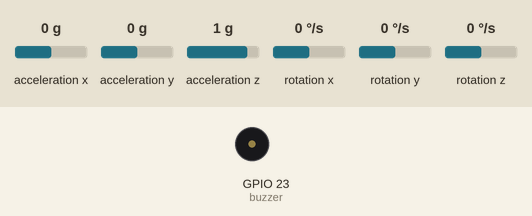
A sketch run on a simulated ESP32. Shown: buzzer (waves = sounding). Wiring (inferred from the names in the program): MPU-9250 motion sensor at I2C address 0x68. Inputs (shaded band) come from the test bench; at power-on: acceleration y 0 g, acceleration x 0 g, acceleration z 1 g, rotation x 0 °/s, rotation y 0 °/s, rotation z 0 °/s. What the sketch prints to the serial monitor is not drawn.

Above: at 6.2 s.
6.3 s: acceleration y set to -1.2 g
9.3 s: acceleration y set to -1.5 g
At 10.1 s:
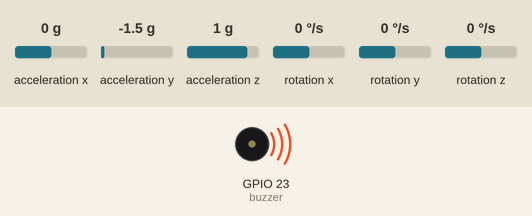
Timing chart, 0 to 12.3 s (numbered marks = the images above; inputs shaded):
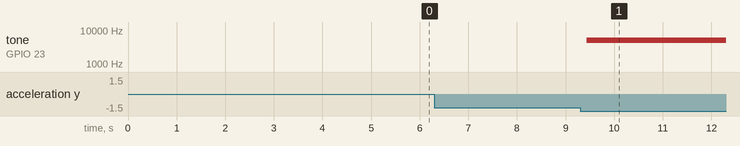

The sketch:

MPU-6050-for-lock.ino
```cpp
#include <Wire.h>
#include "gyro.h"

void setup() {

  wire();

}

void loop() {

  wirebegin();

}
```

gyro.h
```cpp
#ifndef _GYRO_H_
#define _GYRO_H_

int buzzer = 23;
int ch  = 2;
double return_angle_X();
double return_angle_Y();
double return_angle_Z();
double angle_X = return_angle_X();
double angle_Y = return_angle_Y();
double angle_Z = return_angle_Z();

void wire()
{
  Serial.begin(9600);                                // 시리얼 통신 속도 조정

  Wire.begin();                                        // i2c통신 활성화
  Wire.setClock(400000);                               // i2c통신속도 설정 함수, 속도는 100000,400000밖에 없음

  Wire.beginTransmission(0x68);                        // 슬레이브역할을 맡고있는 6050의 레지스터인 0x68(주소값)과 통신을 시작한다는 의미
  Wire.write(0x6b);
  Wire.write(0x0);
  Wire.endTransmission(true);

  ledcSetup(ch, 5000, 8);   // ch: PWM channel (0~15), freq: PWM 주파수, resolution: PWM  해상도
  ledcAttachPin(buzzer, ch);   // gpio : GPIO 핀 번호,  ch : PWM channel
  delay(5000);
}

void wirebegin()
{
  Wire.beginTransmission(0x68);
  Wire.write(0x3b);
  Wire.endTransmission(false);
  Wire.requestFrom((uint16_t)0x68,(uint8_t)14,true);

  int16_t AcXH =Wire.read();
  int16_t AcXL =Wire.read();
  int16_t AcYH =Wire.read();
  int16_t AcYL =Wire.read();
  int16_t AcZH =Wire.read();
  int16_t AcZL =Wire.read();
  int16_t TepH =Wire.read();
  int16_t TepL =Wire.read();
  int16_t GyXH =Wire.read();
  int16_t GyXL =Wire.read();
  int16_t GyYH =Wire.read();
  int16_t GyYL =Wire.read();
  int16_t GyZH =Wire.read();
  int16_t GyZL =Wire.read();   //센서가 읽어서 레지스터에 저장된 값들을 읽어와 각각 변수에 저장하는 문장들

  int16_t AcX = AcXH <<8 |AcXL;
  int16_t AcY = AcYH <<8 |AcYL;
  int16_t AcZ = AcZH <<8 |AcZL;
  int16_t GyX = GyXH <<8 |GyXL;
  int16_t GyY = GyYH <<8 |GyYL;
  int16_t GyZ = GyZH <<8 |GyZL;

  //MPU-6050보정하는 부분 시작
  static int32_t AcXSum =0, AcYSum =0, AcZSum=0; // 가속도센서의 각 축값들 1000번씩 더해서 저장할 변수선언. static활용하여 루프문 빠져나가도 변수값 유지
  static int32_t GyXSum =0, GyYSum =0, GyZSum=0; // 자이로센서                          "
  static double AcXOff =0, AcYOff =0, AcZOff=0;
  static double GyXOff =0, GyYOff =0, GyZOff=0;  // 가속도, 자이로 센서의 평균값들 저장해 놓는 변수선언. 평균때문에 소수점 나올수 있어서 double로 선언

  static int cnt_sample =1000;  // 센서들의 평군값을 구하기 위해 센서값을 읽어올 횟수를 저장할 변수 선언 1000번 더해서 1000으로 초기화
  if(cnt_sample>0)
  {
    AcXSum += AcX; AcYSum +=AcY; AcZSum +=AcZ;
    GyXSum += GyX; GyYSum +=GyY; GyZSum +=GyZ; // 각축 센서들의 값을 계속 더해준다
    cnt_sample --;
    if(cnt_sample ==0)
    {
      AcXOff = AcXSum/1000.0;
      AcYOff = AcYSum/1000.0;
      AcZOff = AcZSum/1000.0;
      GyXOff = GyXSum/1000.0;
      GyYOff = GyYSum/1000.0;
      GyZOff = GyZSum/1000.0;  // 1000번 더한 값들을 1000으로 나누어 평균값을 Off변수들에 저장하기
    }
    delay(1);
    return; // 각축의 평균값들을 구하지 못하면 67번째줄 실행X
  }

  double AcXD = AcX - AcXOff;
  double AcYD = AcY - AcYOff;
  double AcZD = AcZ - AcZOff + 16384;

  double GyXD = GyX - GyXOff;
  double GyYD = GyY - GyYOff;
  double GyZD = GyZ - GyZOff;  // 각 센서 측정값에서 센서 오차값을 뺌으로서 센서의 오차를 0으로 만들어줌
  //MPU-6050보정하는 부분 끝

  //주기시간 계산하는 부분 시작
  static unsigned long t_prev =0;  // 바로 이전에 센서를 읽은 시간을 저장
  unsigned long t_now = micros();  // micros()함수를 호출해 센서값을 측정한 현재시간을 변수에 저장
  double dt =(t_now - t_prev)/1000000.0;  // 현재값에서 이전값을 빼고 1000000.0으로 나누어 초단위로 변환후 dt에 저장
  t_prev = t_now; // 현재시간이 이전시간으로 되고 두줄위에있는 센서값에서 현재시간을 다시 추출
  //주기시간: 0.500ms정도 나옴
  //주기시간 계산하는 부분 끝


  //자이로센서가 읽은 값들로 각도표시하는 부분 시작
  const float GYROXYZ_TO_DEGREES_PER_SEC = 131;  // ->따로 설명
  double GyXR = GyXD / GYROXYZ_TO_DEGREES_PER_SEC;
  double GyYR = GyYD / GYROXYZ_TO_DEGREES_PER_SEC;
  double GyZR = GyZD / GYROXYZ_TO_DEGREES_PER_SEC;  // 보정 자이로 값을 넣어 131로 나눈다음 각축의 변수에 저장한다.

  static double gyAngleX = 0.0, gyAngleY = 0.0, gyAngleZ =0.0; // 각도를 저장할 변수, static으로 넣어서 루프문 빠져나가도 값이 유지
  gyAngleX += GyXR*dt;
  gyAngleY += GyYR*dt;
  gyAngleZ += GyZR*dt; //현재의 각도는 = 이전각도 + (각속도 x 시간)
  //자이로센서가 읽은 값들로 각도표시하는 부분 끝


  //가속도센서가 읽은 값들로 각도표시하는 부분 시작
  const float RADIANS_TO_DEGREES = 180/3.14159;
  double AcYZD = sqrt(pow(AcY,2) + pow(AcZ,2));
  double AcXZD = sqrt(pow(AcX,2) + pow(AcZ,2));
  double acAngleY = atan(-AcXD/AcYZD)*RADIANS_TO_DEGREES;
  double acAngleX = atan(AcYD/AcXZD)*RADIANS_TO_DEGREES;
  double acAngleZ = 0;
  //가속도센서가 읽은 값들로 각도표시하는 부분 끝

  //상보필터(상호보완필터) 시작
  const double ALPHA = 0.96;  // 가속도 센서와 자이로센서의 값을 얼마나 반영할지의 비율. 자유롭게 조정가능
  static double cmAngleX = 0.0,cmAngleY = 0.0, cmAngleZ =0.0; //상보필터를 적용한 값들을 저장할 변수 선언
  cmAngleX = ALPHA*(cmAngleX+GyXR*dt)+(1.0-ALPHA)*acAngleX;
  cmAngleY = ALPHA*(cmAngleY+GyYR*dt)+(1.0-ALPHA)*acAngleY; //상호보완필터의 핵심...문장... 이름은 거창하지만 코드는 한줄이누
  cmAngleZ = gyAngleZ; // z값은 자이로센서만 사용해서 오차가 발생할 수밖에 없을듯... 가속도센서로는 못구함 구하려면 지자기센서 들어가있는 MPU9250을 써야해


  if((angle_X - cmAngleX) > 20 || (angle_X - cmAngleX) < -20)
  {
    Serial.print("도난");
    ledcWrite(2, 100);
  }
  if((angle_Y - cmAngleY) > 20 && (angle_Y - cmAngleX) < -20)
  {
    Serial.print("도난");
    ledcWrite(2, 100);
  }
   if((angle_Z - cmAngleZ) > 20 && (angle_Z - cmAngleX) < -20)
  {
    Serial.print("도난");
    ledcWrite(2, 100);
  }

  Serial.printf(" | X = %6.1f" , cmAngleX);
  Serial.printf(" | X = %6.1f" , angle_X);
  Serial.printf(" | Y = %6.1f" , cmAngleY);
  Serial.printf(" | X = %6.1f" , angle_Y);
  Serial.printf(" | Z = %6.1f" , cmAngleZ);
  Serial.printf(" | X = %6.1f" , angle_Z);//상보필터로 나온 각도값 시리얼모니터에 출력하는 문장
  Serial.println();
}


double return_angle_X()
{
  Wire.beginTransmission(0x68);
  Wire.write(0x3b);
  Wire.endTransmission(false);
  Wire.requestFrom((uint16_t)0x68,(uint8_t)14,true);

  int16_t AcXH =Wire.read();
  int16_t AcXL =Wire.read();
  int16_t AcYH =Wire.read();
  int16_t AcYL =Wire.read();
  int16_t AcZH =Wire.read();
  int16_t AcZL =Wire.read();
  int16_t TepH =Wire.read();
  int16_t TepL =Wire.read();
  int16_t GyXH =Wire.read();
  int16_t GyXL =Wire.read();
  int16_t GyYH =Wire.read();
  int16_t GyYL =Wire.read();
  int16_t GyZH =Wire.read();
  int16_t GyZL =Wire.read();   //센서가 읽어서 레지스터에 저장된 값들을 읽어와 각각 변수에 저장하는 문장들

  int16_t AcX = AcXH <<8 |AcXL;
  int16_t AcY = AcYH <<8 |AcYL;
  int16_t AcZ = AcZH <<8 |AcZL;
  int16_t GyX = GyXH <<8 |GyXL;
  int16_t GyY = GyYH <<8 |GyYL;
  int16_t GyZ = GyZH <<8 |GyZL;

  //MPU-6050보정하는 부분 시작
  static int32_t AcXSum =0, AcYSum =0, AcZSum=0; // 가속도센서의 각 축값들 1000번씩 더해서 저장할 변수선언. static활용하여 루프문 빠져나가도 변수값 유지
  static int32_t GyXSum =0, GyYSum =0, GyZSum=0; // 자이로센서                          "
  static double AcXOff =0, AcYOff =0, AcZOff=0;
  static double GyXOff =0, GyYOff =0, GyZOff=0;  // 가속도, 자이로 센서의 평균값들 저장해 놓는 변수선언. 평균때문에 소수점 나올수 있어서 double로 선언

  static int cnt_sample =1000;  // 센서들의 평군값을 구하기 위해 센서값을 읽어올 횟수를 저장할 변수 선언 1000번 더해서 1000으로 초기화
  if(cnt_sample>0)
  {
    AcXSum += AcX; AcYSum +=AcY; AcZSum +=AcZ;
    GyXSum += GyX; GyYSum +=GyY; GyZSum +=GyZ; // 각축 센서들의 값을 계속 더해준다
    cnt_sample --;
    if(cnt_sample ==0)
    {
      AcXOff = AcXSum/1000.0;
      AcYOff = AcYSum/1000.0;
      AcZOff = AcZSum/1000.0;
      GyXOff = GyXSum/1000.0;
      GyYOff = GyYSum/1000.0;
      GyZOff = GyZSum/1000.0;  // 1000번 더한 값들을 1000으로 나누어 평균값을 Off변수들에 저장하기
    }
    delay(1);
    //return; // 각축의 평균값들을 구하지 못하면 67번째줄 실행X
  }

  double AcXD = AcX - AcXOff;
  double AcYD = AcY - AcYOff;
  double AcZD = AcZ - AcZOff + 16384;

  double GyXD = GyX - GyXOff;
  double GyYD = GyY - GyYOff;
  double GyZD = GyZ - GyZOff;  // 각 센서 측정값에서 센서 오차값을 뺌으로서 센서의 오차를 0으로 만들어줌
  //MPU-6050보정하는 부분 끝

  //주기시간 계산하는 부분 시작
  static unsigned long t_prev =0;  // 바로 이전에 센서를 읽은 시간을 저장
  unsigned long t_now = micros();  // micros()함수를 호출해 센서값을 측정한 현재시간을 변수에 저장
  double dt =(t_now - t_prev)/1000000.0;  // 현재값에서 이전값을 빼고 1000000.0으로 나누어 초단위로 변환후 dt에 저장
  t_prev = t_now; // 현재시간이 이전시간으로 되고 두줄위에있는 센서값에서 현재시간을 다시 추출
  //주기시간: 0.500ms정도 나옴
  //주기시간 계산하는 부분 끝


  //자이로센서가 읽은 값들로 각도표시하는 부분 시작
  const float GYROXYZ_TO_DEGREES_PER_SEC = 131;  // ->따로 설명
  double GyXR = GyXD / GYROXYZ_TO_DEGREES_PER_SEC;
  double GyYR = GyYD / GYROXYZ_TO_DEGREES_PER_SEC;
  double GyZR = GyZD / GYROXYZ_TO_DEGREES_PER_SEC;  // 보정 자이로 값을 넣어 131로 나눈다음 각축의 변수에 저장한다.

  static double gyAngleX = 0.0, gyAngleY = 0.0, gyAngleZ =0.0; // 각도를 저장할 변수, static으로 넣어서 루프문 빠져나가도 값이 유지
  gyAngleX += GyXR*dt;
  gyAngleY += GyYR*dt;
  gyAngleZ += GyZR*dt; //현재의 각도는 = 이전각도 + (각속도 x 시간)
  //자이로센서가 읽은 값들로 각도표시하는 부분 끝


  //가속도센서가 읽은 값들로 각도표시하는 부분 시작
  const float RADIANS_TO_DEGREES = 180/3.14159;
  double AcYZD = sqrt(pow(AcY,2) + pow(AcZ,2));
  double AcXZD = sqrt(pow(AcX,2) + pow(AcZ,2));
  double acAngleY = atan(-AcXD/AcYZD)*RADIANS_TO_DEGREES;
  double acAngleX = atan(AcYD/AcXZD)*RADIANS_TO_DEGREES;
  double acAngleZ = 0;
  //가속도센서가 읽은 값들로 각도표시하는 부분 끝

  //상보필터(상호보완필터) 시작
  const double ALPHA = 0.96;  // 가속도 센서와 자이로센서의 값을 얼마나 반영할지의 비율. 자유롭게 조정가능
  static double cmAngleX = 0.0,cmAngleY = 0.0, cmAngleZ =0.0; //상보필터를 적용한 값들을 저장할 변수 선언
  cmAngleX = ALPHA*(cmAngleX+GyXR*dt)+(1.0-ALPHA)*acAngleX;
  cmAngleY = ALPHA*(cmAngleY+GyYR*dt)+(1.0-ALPHA)*acAngleY; //상호보완필터의 핵심...문장... 이름은 거창하지만 코드는 한줄이누
  cmAngleZ = gyAngleZ; // z값은 자이로센서만 사용해서 오차가 발생할 수밖에 없을듯... 가속도센서로는 못구함 구하려면 지자기센서 들어가있는 MPU9250을 써야해

  Serial.printf(" | X = %6.1f" , cmAngleX);
  return cmAngleX;
}


double return_angle_Y()
{
  Wire.beginTransmission(0x68);
  Wire.write(0x3b);
  Wire.endTransmission(false);
  Wire.requestFrom((uint16_t)0x68,(uint8_t)14,true);

  int16_t AcXH =Wire.read();
  int16_t AcXL =Wire.read();
  int16_t AcYH =Wire.read();
  int16_t AcYL =Wire.read();
  int16_t AcZH =Wire.read();
  int16_t AcZL =Wire.read();
  int16_t TepH =Wire.read();
  int16_t TepL =Wire.read();
  int16_t GyXH =Wire.read();
  int16_t GyXL =Wire.read();
  int16_t GyYH =Wire.read();
  int16_t GyYL =Wire.read();
  int16_t GyZH =Wire.read();
  int16_t GyZL =Wire.read();   //센서가 읽어서 레지스터에 저장된 값들을 읽어와 각각 변수에 저장하는 문장들

  int16_t AcX = AcXH <<8 |AcXL;
  int16_t AcY = AcYH <<8 |AcYL;
  int16_t AcZ = AcZH <<8 |AcZL;
  int16_t GyX = GyXH <<8 |GyXL;
  int16_t GyY = GyYH <<8 |GyYL;
  int16_t GyZ = GyZH <<8 |GyZL;

  //MPU-6050보정하는 부분 시작
  static int32_t AcXSum =0, AcYSum =0, AcZSum=0; // 가속도센서의 각 축값들 1000번씩 더해서 저장할 변수선언. static활용하여 루프문 빠져나가도 변수값 유지
  static int32_t GyXSum =0, GyYSum =0, GyZSum=0; // 자이로센서                          "
  static double AcXOff =0, AcYOff =0, AcZOff=0;
  static double GyXOff =0, GyYOff =0, GyZOff=0;  // 가속도, 자이로 센서의 평균값들 저장해 놓는 변수선언. 평균때문에 소수점 나올수 있어서 double로 선언

  static int cnt_sample =1000;  // 센서들의 평군값을 구하기 위해 센서값을 읽어올 횟수를 저장할 변수 선언 1000번 더해서 1000으로 초기화
  if(cnt_sample>0)
  {
    AcXSum += AcX; AcYSum +=AcY; AcZSum +=AcZ;
    GyXSum += GyX; GyYSum +=GyY; GyZSum +=GyZ; // 각축 센서들의 값을 계속 더해준다
    cnt_sample --;
    if(cnt_sample ==0)
    {
      AcXOff = AcXSum/1000.0;
      AcYOff = AcYSum/1000.0;
      AcZOff = AcZSum/1000.0;
      GyXOff = GyXSum/1000.0;
      GyYOff = GyYSum/1000.0;
      GyZOff = GyZSum/1000.0;  // 1000번 더한 값들을 1000으로 나누어 평균값을 Off변수들에 저장하기
    }
    delay(1);
    //return; // 각축의 평균값들을 구하지 못하면 67번째줄 실행X
  }

  double AcXD = AcX - AcXOff;
  double AcYD = AcY - AcYOff;
  double AcZD = AcZ - AcZOff + 16384;

  double GyXD = GyX - GyXOff;
  double GyYD = GyY - GyYOff;
  double GyZD = GyZ - GyZOff;  // 각 센서 측정값에서 센서 오차값을 뺌으로서 센서의 오차를 0으로 만들어줌
  //MPU-6050보정하는 부분 끝

  //주기시간 계산하는 부분 시작
  static unsigned long t_prev =0;  // 바로 이전에 센서를 읽은 시간을 저장
  unsigned long t_now = micros();  // micros()함수를 호출해 센서값을 측정한 현재시간을 변수에 저장
  double dt =(t_now - t_prev)/1000000.0;  // 현재값에서 이전값을 빼고 1000000.0으로 나누어 초단위로 변환후 dt에 저장
  t_prev = t_now; // 현재시간이 이전시간으로 되고 두줄위에있는 센서값에서 현재시간을 다시 추출
  //주기시간: 0.500ms정도 나옴
  //주기시간 계산하는 부분 끝


  //자이로센서가 읽은 값들로 각도표시하는 부분 시작
  const float GYROXYZ_TO_DEGREES_PER_SEC = 131;  // ->따로 설명
  double GyXR = GyXD / GYROXYZ_TO_DEGREES_PER_SEC;
  double GyYR = GyYD / GYROXYZ_TO_DEGREES_PER_SEC;
  double GyZR = GyZD / GYROXYZ_TO_DEGREES_PER_SEC;  // 보정 자이로 값을 넣어 131로 나눈다음 각축의 변수에 저장한다.

  static double gyAngleX = 0.0, gyAngleY = 0.0, gyAngleZ =0.0; // 각도를 저장할 변수, static으로 넣어서 루프문 빠져나가도 값이 유지
  gyAngleX += GyXR*dt;
  gyAngleY += GyYR*dt;
  gyAngleZ += GyZR*dt; //현재의 각도는 = 이전각도 + (각속도 x 시간)
  //자이로센서가 읽은 값들로 각도표시하는 부분 끝


  //가속도센서가 읽은 값들로 각도표시하는 부분 시작
  const float RADIANS_TO_DEGREES = 180/3.14159;
  double AcYZD = sqrt(pow(AcY,2) + pow(AcZ,2));
  double AcXZD = sqrt(pow(AcX,2) + pow(AcZ,2));
  double acAngleY = atan(-AcXD/AcYZD)*RADIANS_TO_DEGREES;
  double acAngleX = atan(AcYD/AcXZD)*RADIANS_TO_DEGREES;
  double acAngleZ = 0;
  //가속도센서가 읽은 값들로 각도표시하는 부분 끝

  //상보필터(상호보완필터) 시작
  const double ALPHA = 0.96;  // 가속도 센서와 자이로센서의 값을 얼마나 반영할지의 비율. 자유롭게 조정가능
  static double cmAngleX = 0.0,cmAngleY = 0.0, cmAngleZ =0.0; //상보필터를 적용한 값들을 저장할 변수 선언
  cmAngleX = ALPHA*(cmAngleX+GyXR*dt)+(1.0-ALPHA)*acAngleX;
  cmAngleY = ALPHA*(cmAngleY+GyYR*dt)+(1.0-ALPHA)*acAngleY; //상호보완필터의 핵심...문장... 이름은 거창하지만 코드는 한줄이누
  cmAngleZ = gyAngleZ; // z값은 자이로센서만 사용해서 오차가 발생할 수밖에 없을듯... 가속도센서로는 못구함 구하려면 지자기센서 들어가있는 MPU9250을 써야해

  Serial.printf(" | X = %6.1f" , cmAngleX);
  return cmAngleY;
}

double return_angle_Z()
{
  Wire.beginTransmission(0x68);
  Wire.write(0x3b);
  Wire.endTransmission(false);
  Wire.requestFrom((uint16_t)0x68,(uint8_t)14,true);

  int16_t AcXH =Wire.read();
  int16_t AcXL =Wire.read();
  int16_t AcYH =Wire.read();
  int16_t AcYL =Wire.read();
  int16_t AcZH =Wire.read();
  int16_t AcZL =Wire.read();
  int16_t TepH =Wire.read();
  int16_t TepL =Wire.read();
  int16_t GyXH =Wire.read();
  int16_t GyXL =Wire.read();
  int16_t GyYH =Wire.read();
  int16_t GyYL =Wire.read();
  int16_t GyZH =Wire.read();
  int16_t GyZL =Wire.read();   //센서가 읽어서 레지스터에 저장된 값들을 읽어와 각각 변수에 저장하는 문장들

  int16_t AcX = AcXH <<8 |AcXL;
  int16_t AcY = AcYH <<8 |AcYL;
  int16_t AcZ = AcZH <<8 |AcZL;
  int16_t GyX = GyXH <<8 |GyXL;
  int16_t GyY = GyYH <<8 |GyYL;
  int16_t GyZ = GyZH <<8 |GyZL;

  //MPU-6050보정하는 부분 시작
  static int32_t AcXSum =0, AcYSum =0, AcZSum=0; // 가속도센서의 각 축값들 1000번씩 더해서 저장할 변수선언. static활용하여 루프문 빠져나가도 변수값 유지
  static int32_t GyXSum =0, GyYSum =0, GyZSum=0; // 자이로센서                          "
  static double AcXOff =0, AcYOff =0, AcZOff=0;
  static double GyXOff =0, GyYOff =0, GyZOff=0;  // 가속도, 자이로 센서의 평균값들 저장해 놓는 변수선언. 평균때문에 소수점 나올수 있어서 double로 선언

  static int cnt_sample =1000;  // 센서들의 평군값을 구하기 위해 센서값을 읽어올 횟수를 저장할 변수 선언 1000번 더해서 1000으로 초기화
  if(cnt_sample>0)
  {
    AcXSum += AcX; AcYSum +=AcY; AcZSum +=AcZ;
    GyXSum += GyX; GyYSum +=GyY; GyZSum +=GyZ; // 각축 센서들의 값을 계속 더해준다
    cnt_sample --;
    if(cnt_sample ==0)
    {
      AcXOff = AcXSum/1000.0;
      AcYOff = AcYSum/1000.0;
      AcZOff = AcZSum/1000.0;
      GyXOff = GyXSum/1000.0;
      GyYOff = GyYSum/1000.0;
      GyZOff = GyZSum/1000.0;  // 1000번 더한 값들을 1000으로 나누어 평균값을 Off변수들에 저장하기
    }
    delay(1);
    //return; // 각축의 평균값들을 구하지 못하면 67번째줄 실행X
  }

  double AcXD = AcX - AcXOff;
  double AcYD = AcY - AcYOff;
  double AcZD = AcZ - AcZOff + 16384;

  double GyXD = GyX - GyXOff;
  double GyYD = GyY - GyYOff;
  double GyZD = GyZ - GyZOff;  // 각 센서 측정값에서 센서 오차값을 뺌으로서 센서의 오차를 0으로 만들어줌
  //MPU-6050보정하는 부분 끝

  //주기시간 계산하는 부분 시작
  static unsigned long t_prev =0;  // 바로 이전에 센서를 읽은 시간을 저장
  unsigned long t_now = micros();  // micros()함수를 호출해 센서값을 측정한 현재시간을 변수에 저장
  double dt =(t_now - t_prev)/1000000.0;  // 현재값에서 이전값을 빼고 1000000.0으로 나누어 초단위로 변환후 dt에 저장
  t_prev = t_now; // 현재시간이 이전시간으로 되고 두줄위에있는 센서값에서 현재시간을 다시 추출
  //주기시간: 0.500ms정도 나옴
  //주기시간 계산하는 부분 끝


  //자이로센서가 읽은 값들로 각도표시하는 부분 시작
  const float GYROXYZ_TO_DEGREES_PER_SEC = 131;  // ->따로 설명
  double GyXR = GyXD / GYROXYZ_TO_DEGREES_PER_SEC;
  double GyYR = GyYD / GYROXYZ_TO_DEGREES_PER_SEC;
  double GyZR = GyZD / GYROXYZ_TO_DEGREES_PER_SEC;  // 보정 자이로 값을 넣어 131로 나눈다음 각축의 변수에 저장한다.

  static double gyAngleX = 0.0, gyAngleY = 0.0, gyAngleZ =0.0; // 각도를 저장할 변수, static으로 넣어서 루프문 빠져나가도 값이 유지
  gyAngleX += GyXR*dt;
  gyAngleY += GyYR*dt;
  gyAngleZ += GyZR*dt; //현재의 각도는 = 이전각도 + (각속도 x 시간)
  //자이로센서가 읽은 값들로 각도표시하는 부분 끝


  //가속도센서가 읽은 값들로 각도표시하는 부분 시작
  const float RADIANS_TO_DEGREES = 180/3.14159;
  double AcYZD = sqrt(pow(AcY,2) + pow(AcZ,2));
  double AcXZD = sqrt(pow(AcX,2) + pow(AcZ,2));
  double acAngleY = atan(-AcXD/AcYZD)*RADIANS_TO_DEGREES;
  double acAngleX = atan(AcYD/AcXZD)*RADIANS_TO_DEGREES;
  double acAngleZ = 0;
  //가속도센서가 읽은 값들로 각도표시하는 부분 끝

  //상보필터(상호보완필터) 시작
  const double ALPHA = 0.96;  // 가속도 센서와 자이로센서의 값을 얼마나 반영할지의 비율. 자유롭게 조정가능
  static double cmAngleX = 0.0,cmAngleY = 0.0, cmAngleZ =0.0; //상보필터를 적용한 값들을 저장할 변수 선언
  cmAngleX = ALPHA*(cmAngleX+GyXR*dt)+(1.0-ALPHA)*acAngleX;
  cmAngleY = ALPHA*(cmAngleY+GyYR*dt)+(1.0-ALPHA)*acAngleY; //상호보완필터의 핵심...문장... 이름은 거창하지만 코드는 한줄이누
  cmAngleZ = gyAngleZ; // z값은 자이로센서만 사용해서 오차가 발생할 수밖에 없을듯... 가속도센서로는 못구함 구하려면 지자기센서 들어가있는 MPU9250을 써야해

  Serial.printf(" | X = %6.1f" , cmAngleX);
  return cmAngleZ;
}

#endif
```

Measured:
- the behaviour switches between -1.3 and -1.4 g on acceleration y (found by bisection; images 0 and 1)
- after the input at 6.3 s, every drawn part: stays the same
